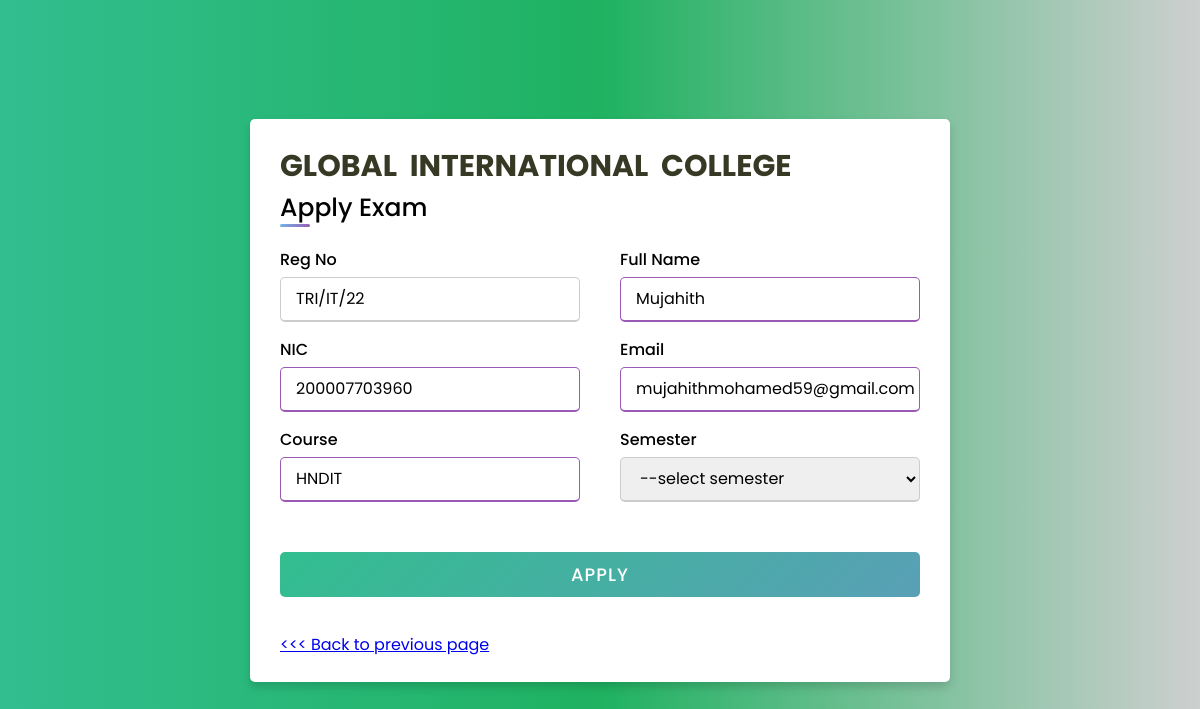
Page /examApplication.php (signed in) on the committed database.
### tables this page shows
CREATE TABLE IF NOT EXISTS `stu_reg` (
  `id` int NOT NULL AUTO_INCREMENT,
  `fullname` varchar(20) NOT NULL,
  `regno` varchar(20) NOT NULL,
  `emailadd` varchar(30) NOT NULL,
  `nic` varchar(12) NOT NULL,
  `username` varchar(10) NOT NULL,
  `password1` varchar(20) NOT NULL,
  `cpassword` varchar(20) NOT NULL,
  `course` varchar(20) NOT NULL,
  `year1` varchar(50) NOT NULL,
  PRIMARY KEY (`id`),
  UNIQUE KEY `nic` (`nic`)
);

### examApplication.php (the view, shortened to what this page needs)
<?php
require('config.php');
if(empty($_SESSION['student_id']))
{
 header("location:studentLoginPage.php");
}else{
    $sql="SELECT * FROM `stu_reg` WHERE id='$_SESSION[student_id]'";
    $result = mysqli_query($connection, $sql);
    $row = $result->fetch_assoc();
}
?>
<!DOCTYPE html>
<html lang="en" dir="ltr">
<head>
    <link rel="stylesheet" href="Application.css">
</head>
<body>
    <div class="container">
        <H2 data-text="Global&nbsp;&nbsp;International&nbsp;&nbsp;College"><b>Global&nbsp;&nbsp;International&nbsp;&nbsp;College</b></H2>
        <div class="title">Apply Exam </div>
        <div class="content">
            <form action="examappdb.php" method="post">
            <div class="user-details">
                    <div class="input-box">
                        <span class="details">Reg No</span>
                        <input type="text" name="reg" id="fullname"  value=<?php echo $row["regno"]?> readonly>
                    </div>
                    <div class="input-box">
                        <span class="details">Full Name</span>
                        <input type="text" name="fullname" id="fullname" placeholder="Enter your Name"  value=<?php echo $row["fullname"]?> reaonly>
                    </div>
                    <div class="input-box">
                        <span class="details">NIC</span>
                        <input type="text" name="nic" id= "ic" placeholder="Enter your NIC" value=<?php echo $row["nic"]?> reaonly>
                    </div>
                    <div class="input-box">
                        <span class="details">Email</span>
                        <input type="text" name="email" id="mail" placeholder="Enter your Email" value=<?php echo $row["emailadd"]?> reaonly>
                    </div>
                    <div class="input-box">
                         <span class="details">Course</span>
                         <input type="text" name="course" id="course" placeholder="Enter your course" value=<?php echo $row["course"]?> reaonly>
                    </div>
                    <div class="input-box">
                        <span class="details">Semester</span>
                        <select id="semester" name="semester"  >
                            <option value="">--select semester</option>
                         </select>
                    </div>
            </div>
                   <div class="button">
                          <input type="submit" value="APPLY">
                 </div>
                <a href="studenthome.php"><<< Back to previous page</a>
            </form>
        </div>
    </div>
</body>
</html>

### Application.css (style rules this page uses)
* { margin: 0; padding: 0; box-sizing: border-box; font-family: 'Poppins',sans-serif; }
body { height: 100vh; display: flex; justify-content: center; align-items: center; padding: 10px; background: linear-gradient(to right, #32be8f, #1fb261, #cecfcf); }
.container { max-width: 700px; width: 100%; background-color: #fff; padding: 25px 30px; border-radius: 5px; box-shadow: 0 5px 10px rgba(0,0,0,0.15); }
.container .title { font-size: 25px; font-weight: 500; position: relative; }
.container .title::before { content: ""; position: absolute; left: 0; bottom: 0; height: 3px; width: 30px; border-radius: 5px; background: linear-gradient(135deg, #71b7e6, #9b59b6); }
.content form .user-details { display: flex; flex-wrap: wrap; justify-content: space-between; margin: 20px 0 12px 0; }
form .user-details .input-box { margin-bottom: 15px; width: calc(100% / 2 - 20px); }
form .input-box span.details { display: block; font-weight: 500; margin-bottom: 5px; }
.user-details .input-box input { height: 45px; width: 100%; outline: none; font-size: 16px; border-radius: 5px; padding-left: 15px; border: 1px solid #ccc; border-bottom-width: 2px; transition: all 0.3s ease; }
.user-details .input-box input:focus, .user-details .input-box input:valid { border-color: #9b59b6; }
form .button { height: 45px; margin: 35px 0 }
form .button input { height: 100%; width: 100%; border-radius: 5px; border: none; color: #fff; font-size: 18px; font-weight: 500; letter-spacing: 1px; cursor: pointer; transition: all 0.3s ease; background: linear-gradient(135deg, #32be8f, #59a0b6); }
select { height: 45px; width: 100%; outline: none; font-size: 16px; border-radius: 5px; padding-left: 15px; border: 1px solid #ccc; border-bottom-width: 2px; transition: all 0.3s ease; }
h2 { position: relative; font-size: 30px; color: #373925; -webkit-text-stroke: 0.0vw #1fb281; text-transform: uppercase; text-decoration: double; }
h2::before { content: attr(data-text); position: absolute; top: 0; left: 0; width: 0; height: 100%; color: #1fb281; -webkit-text-stroke: 0.1vw #1fb281; overflow: hidden; animation: animate 8s linear infinite; }

### rows in the picture
stu_reg: reg "TRI/IT/22", fullname "Mujahith", nic "200007703960", email "mujahithmohamed59@gmail.com", course "HNDIT"
